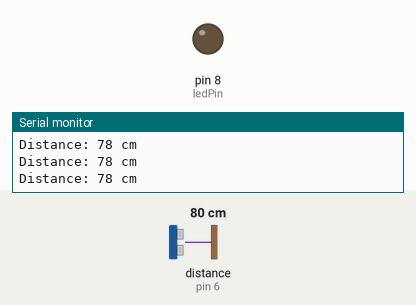
Recording of a program running on a simulated Arduino Mega 2560, built with avr-gcc and run on an emulated ATmega2560. Parts: output pins drawn as LEDs (lit = HIGH), the last lines printed to the serial monitor. Wiring (inferred from the names in the program): ultrasonic range finder: trigger pin 7; echo pin 6. The inputs (shaded band) are chosen by the test bench; at power-on: distance to the obstacle (sensor on pin 6) 80 cm. The echo pulse lasts 58.3 µs per cm; pins used as bus, display or sensor lines are not drawn.

Above: at 1.2 s.
1.3 s: distance to the obstacle (sensor on pin 6) set to 32 cm
2.8 s: distance to the obstacle (sensor on pin 6) set to 28 cm
At 3.7 s:
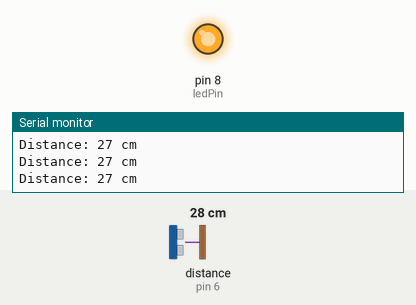
4.3 s: distance to the obstacle (sensor on pin 6) set to 35 cm
At 5.0 s:
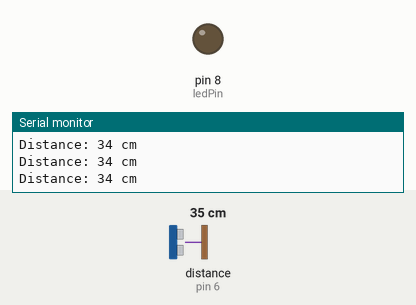
5.8 s: distance to the obstacle (sensor on pin 6) set to 2 cm
At 6.4 s:
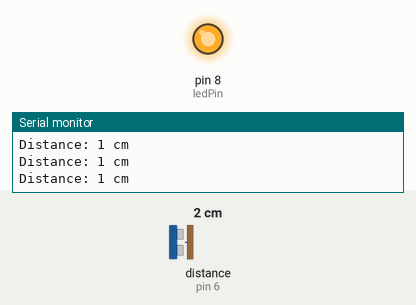
Timing chart, 0 to 8.3 s (numbered marks = the images above; inputs shaded):
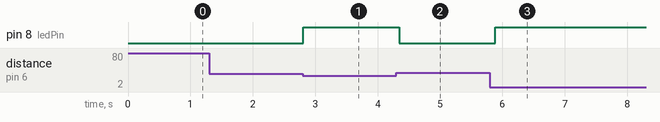

The program:

main.cpp
```cpp
#include <Arduino.h>

const int triggerPin = 7;
const int echoPin = 6;
const int ledPin = 8;

const long threshold = 30;

void setup() {
  // put your setup code here, to run once:
  pinMode(ledPin, OUTPUT);
  pinMode(triggerPin, OUTPUT);
  pinMode(echoPin, INPUT);

  Serial.begin(9600);
  Serial.println("Ultrasonic Sensor Test");
}
void loop() {
  // put your main code here, to run repeatedly:
  //send a 10 microsecond pulse to triggerPin
  digitalWrite(triggerPin, LOW);
  delayMicroseconds(2);
  digitalWrite(triggerPin, HIGH);
  delayMicroseconds(10);
  digitalWrite(triggerPin, LOW);
  //read the echoPin, returns the sound wave travel time in microseconds
  long duration = pulseIn(echoPin, HIGH);
  //calculate the distance
  long distance = duration * 0.034 / 2; //cm
  Serial.print("Distance: ");
  Serial.print(distance);
  Serial.println(" cm");
  if (distance < threshold) {
    digitalWrite(ledPin, HIGH); // turn the LED on (HIGH is the voltage level)
  } else {
    digitalWrite(ledPin, LOW); // turn the LED off by making the voltage LOW
  }
  delay(100);
}
```

Measured:
- the behaviour switches between 31 and 30 cm on distance to the obstacle (sensor on pin 6) (found by bisection; images 0 and 1)
- after the input at 2.8 s, pin 8 (ledPin): LOW → HIGH at once
- after the input at 4.3 s, pin 8 (ledPin): HIGH → LOW after 0.05 s
- after the input at 5.8 s, pin 8 (ledPin): LOW → HIGH after 0.09 s
